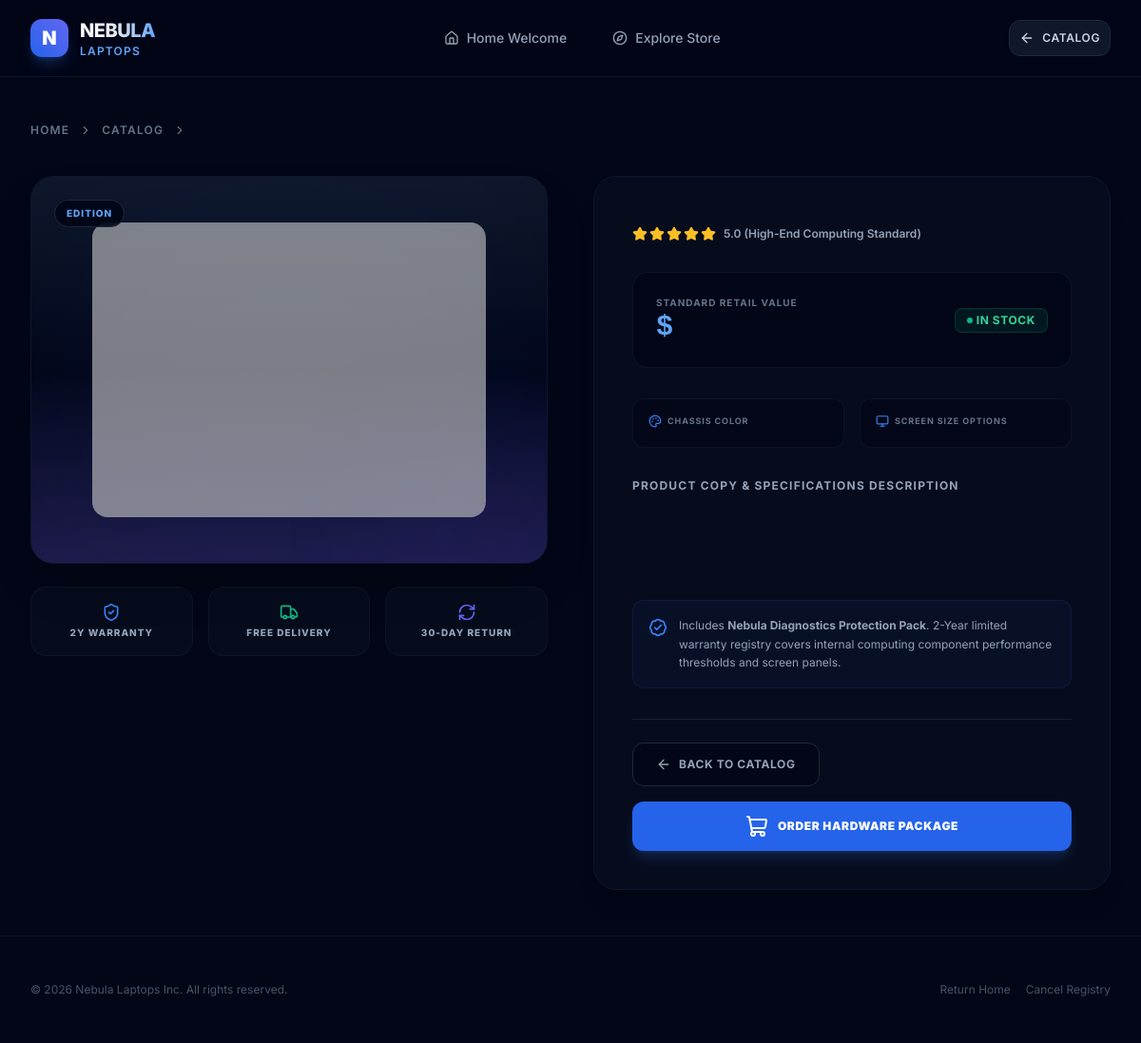
Page /detail/8 on the earlier database version.
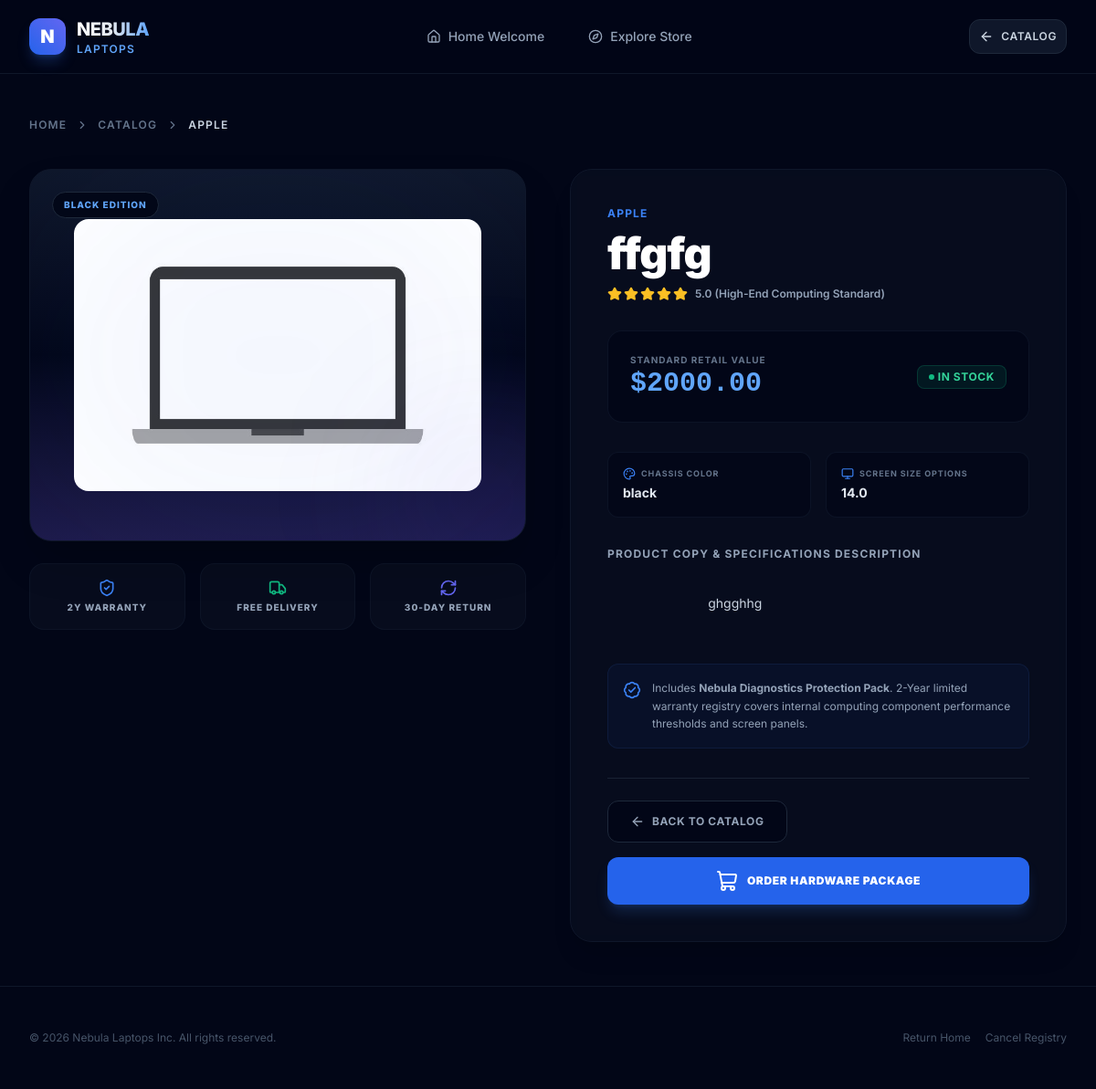
Same page on the later database version.
### home/models.py (models this page shows, shortened)
class Computer(models.Model):
    COLORS = (
        ('gray', 'Red',),
        ('black', 'Black'),
        ('cream', 'Cream'),
        ('navy', 'Navy'),
        ('white', 'White')
    )
    S_SIZE = (
        ('11.6', '11.6',),
        ('12', '12'),
        ('13.3', '13.3'),
        ('14', '14'),
        ('15.6', '15.6'),
        ('16', '16'),
        ('17.3', '17.3'),
    )
    model = models.CharField(max_length=30)
    brand = models.CharField(max_length=30)
    price = models.DecimalField(max_digits=10, decimal_places=2)
    color = models.CharField(max_length=15, choices=COLORS)
    screen_size = models.CharField(max_length=5, choices=S_SIZE)
    features = models.CharField(max_length=500)
    image = models.ImageField(upload_to='computers/', default='default_computer.jpg', blank=True)

### home/views.py (the view)
# urls.py: path('detail/<int:pk>', detail, name='detail')
def detail(request, pk):
    laptop = Computer.objects.filter(id=pk).first()
    return render(request, 'detailed.html', {'laptop': laptop})

### templates/detailed.html (shortened to what the changed rows need)
<!DOCTYPE html>
<html lang="en" class="scroll-smooth">
<head>
    <script src="https://cdn.tailwindcss.com"></script>
</head>
<body class="bg-slate-950 text-slate-100 min-h-screen flex flex-col font-sans antialiased selection:bg-blue-600 selection:text-white">
    <main class="flex-grow py-12">
        <div class="max-w-7xl mx-auto px-4 sm:px-6 lg:px-8">
            <nav class="flex items-center gap-2.5 text-xs text-slate-500 font-semibold mb-10 uppercase tracking-widest">
                <a href="{% url 'home' %}" class="hover:text-blue-400 transition-colors">Home</a>
                <i data-lucide="chevron-right" class="w-3.5 h-3.5"></i>
                <a href="{% url 'explore' %}" class="hover:text-blue-400 transition-colors">Catalog</a>
                <i data-lucide="chevron-right" class="w-3.5 h-3.5"></i>
                <span class="text-slate-300">{{ laptop.brand }}</span>
            </nav>
            <div class="grid grid-cols-1 lg:grid-cols-12 gap-12 items-start">
                <div class="lg:col-span-6 space-y-6">
                    <div class="relative overflow-hidden rounded-3xl bg-gradient-to-b from-slate-900 via-slate-950 to-indigo-950 border border-slate-900 p-8 sm:p-12 flex items-center justify-center aspect-[4/3] group shadow-2xl glow-overlay">
                        <div class="absolute inset-0 bg-blue-600/5 blur-[100px] rounded-full pointer-events-none"></div>
                        <div class="absolute -bottom-10 -right-10 w-44 h-44 bg-indigo-600/10 rounded-full blur-[80px] pointer-events-none"></div>
                        {% if laptop.image %}
                            <img src="{{ laptop.image.url }}" alt="{{ laptop.brand }} {{ laptop.model }}"
                                 class="max-h-full max-w-full object-contain rounded-2xl select-none group-hover:scale-105 transition-transform duration-500"
                                 onerror="this.onerror=null; this.src='https://placehold.co/800x600/0f172a/3b82f6?text={{ laptop.model|urlencode }}';">
                        {% else %}
                            <img src="https://placehold.co/800x600/0f172a/3b82f6?text=No+Visual+Available" alt="No visual graphic found"
                                 class="max-h-full max-w-full object-contain rounded-2xl opacity-60">
                        {% endif %}
                        <span class="absolute top-6 left-6 text-[10px] font-extrabold uppercase tracking-widest px-3 py-1.5 rounded-full bg-slate-950/90 border border-slate-800 text-blue-400">
                            {{ laptop.color }} Edition
                        </span>
                    </div>
                </div>
                <div class="lg:col-span-6 space-y-8 bg-slate-900/40 border border-slate-900 p-8 sm:p-10 rounded-3xl backdrop-blur-md shadow-xl">
                    <div class="space-y-3">
                        <span class="text-xs font-bold text-blue-500 uppercase tracking-widest block">{{ laptop.brand }}</span>
                        <h1 class="text-3xl sm:text-5xl font-black text-white leading-tight tracking-tight">
                            {{ laptop.model }}
                        </h1>
                        <div class="flex items-center gap-2 text-xs font-semibold">
                            <div class="flex items-center gap-0.5 text-amber-400">
                            </div>
                            <span class="text-slate-400">5.0 (High-End Computing Standard)</span>
                        </div>
                    </div>
                    <div class="p-6 rounded-2xl bg-slate-950 border border-slate-900/80 flex items-center justify-between">
                        <div class="space-y-0.5">
                            <span class="block text-[10px] uppercase tracking-widest text-slate-500 font-bold">Standard Retail Value</span>
                            <span class="text-3xl font-black text-blue-400 font-mono">
                                ${{ laptop.price }}
                            </span>
                        </div>
                    </div>
                    <div class="grid grid-cols-2 gap-4">
                        <div class="p-4 rounded-xl bg-slate-950/60 border border-slate-900/80 space-y-1">
                            <span class="text-[9px] uppercase tracking-widest text-slate-500 font-bold flex items-center gap-1.5">
                                <i data-lucide="palette" class="w-3.5 h-3.5 text-blue-500"></i> Chassis Color
                            </span>
                            <span class="text-sm font-bold text-slate-200 block">{{ laptop.color }}</span>
                        </div>
                        <div class="p-4 rounded-xl bg-slate-950/60 border border-slate-900/80 space-y-1">
                            <span class="text-[9px] uppercase tracking-widest text-slate-500 font-bold flex items-center gap-1.5">
                                <i data-lucide="monitor" class="w-3.5 h-3.5 text-blue-500"></i> Screen Size Options
                            </span>
                            <span class="text-sm font-bold text-slate-200 block">{{ laptop.screen_size }}</span>
                        </div>
                    </div>
                    <div class="space-y-3">
                        <h4 class="text-xs font-bold text-slate-400 uppercase tracking-widest">Product Copy & Specifications Description</h4>
                        <p class="text-sm text-slate-300 leading-relaxed font-normal whitespace-pre-wrap">
                            {{ laptop.features }}
                        </p>
                    </div>
                </div>
            </div>
        </div>
    </main>
</body>
</html>

Differences in the rows shown:
added Computer: brand "APPLE", image (placeholder picture), color "BLACK", model "ffgfg", price "2000.00", color "black", screen_size "14.0", features "ghgghhg"
